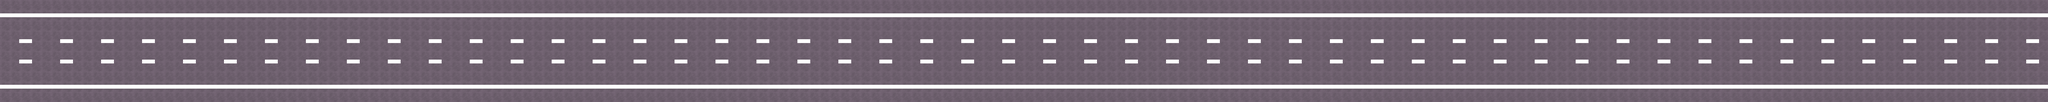

A level layout from a 2D game, rendered from its tile map. Below: a short description, then the map file with tile-grid data replaced by summaries:
An orthogonal 200x10 tile map with 32x32 px tiles, 2 tile layers (Floor, Stripes), 2 tilesets and 839 objects (25x Car1, 2x EnemyCar, PlayerSpawn, TrafficEnd, TrafficStart).

<map version="1.10" tiledversion="1.12.2" orientation="orthogonal" renderorder="right-down" width="200" height="10" tilewidth="32" tileheight="32" infinite="0" nextlayerid="20" nextobjectid="1329">
 <tileset firstgid="1" name="parkinglot" tilewidth="32" tileheight="32" tilecount="400" columns="20">
  <image source="../../tiled/tilesets/parkinglot.png" width="640" height="640" />
  <tile id="23">
   <objectgroup draworder="index" id="2">
    <object id="1" x="2.63636" y="15.1818" width="29.2727" height="6.36364" />
   </objectgroup>
  </tile>
  <tile id="27">
   <objectgroup draworder="index" id="2">
    <object id="2" x="1.0293" y="18.5138" width="29.7695" height="7.32883" />
   </objectgroup>
  </tile>
  <tile id="51">
   <objectgroup draworder="index" id="2">
    <object id="1" x="7.9402" y="24.5111" width="14.894" height="6.36203" />
   </objectgroup>
  </tile>
  <tile id="71">
   <objectgroup draworder="index" id="2">
    <object id="1" x="-0.049318" y="0.147954" width="2.21931" height="31.7115" />
    <object id="2" x="-0.049318" y="-0.049318" width="32.0567" height="0.937042" />
    <object id="3" x="30.8238" y="0.049318" width="1.18363" height="31.9088" />
    <object id="4" x="2.07136" y="0.838406" width="2.81113" height="31.0704" />
   </objectgroup>
  </tile>
  <tile id="89">
   <objectgroup draworder="index" id="3">
    <object id="2" x="0" y="27.4208" width="31.9088" height="4.53726" />
   </objectgroup>
  </tile>
  <tile id="91">
   <objectgroup draworder="index" id="2">
    <object id="1" x="0" y="-0.049318" width="4.9318" height="31.9581" />
    <object id="2" x="-0.049318" y="30.9717" width="4.58658" height="0.838406" />
    <object id="3" x="30.9717" y="0.049318" width="1.03568" height="31.9088" />
   </objectgroup>
  </tile>
 </tileset>
 <tileset firstgid="401" name="TX Tileset Wall" tilewidth="32" tileheight="32" tilecount="256" columns="16">
  <image source="../../tiled/tilesets/basic_pixel_art_topdown/TX Tileset Wall.png" width="512" height="512" />
 </tileset>
 <layer id="13" name="Floor" width="200" height="10">
  <data>[2000 cells, 2000 non-empty, 1 distinct tile ids]</data>
 </layer>
 <layer id="7" name="Stripes" width="200" height="10">
  <data>[2000 cells, 1117 non-empty, 10 distinct tile ids]</data>
 </layer>
 <objectgroup id="18" name="Toolspawn" />
 <objectgroup id="8" name="Objects">
  <object id="448" gid="52" x="1600" y="32" width="32" height="32" />
  <object id="449" gid="52" x="1632" y="32" width="32" height="32" />
  <object id="450" gid="52" x="1664" y="32" width="32" height="32" />
  <object id="451" gid="52" x="1696" y="32" width="32" height="32" />
  <object id="452" gid="52" x="1616" y="25.6667" width="32" height="32" />
  <object id="453" gid="52" x="1648.67" y="25.6667" width="32" height="32" />
  <object id="454" gid="52" x="1679.67" y="26.6667" width="32" height="32" />
  <object id="455" gid="52" x="1712.67" y="26.6667" width="32" height="32" />
  <object id="456" gid="52" x="1472.33" y="32.1667" width="32" height="32" />
  <object id="457" gid="52" x="1504.33" y="32.1667" width="32" height="32" />
  <object id="458" gid="52" x="1536.33" y="32.1667" width="32" height="32" />
  <object id="459" gid="52" x="1568.33" y="32.1667" width="32" height="32" />
  <object id="460" gid="52" x="1488.33" y="25.8333" width="32" height="32" />
  <object id="461" gid="52" x="1521" y="25.8333" width="32" height="32" />
  <object id="462" gid="52" x="1552" y="26.8333" width="32" height="32" />
  <object id="463" gid="52" x="1585" y="26.8333" width="32" height="32" />
  <object id="472" gid="52" x="1344" y="32.1666" width="32" height="32" />
  <object id="473" gid="52" x="1376" y="32.1666" width="32" height="32" />
  <object id="474" gid="52" x="1408" y="32.1666" width="32" height="32" />
  <object id="475" gid="52" x="1440" y="32.1666" width="32" height="32" />
  <object id="476" gid="52" x="1360" y="25.8333" width="32" height="32" />
  <object id="477" gid="52" x="1392.67" y="25.8333" width="32" height="32" />
  <object id="478" gid="52" x="1423.67" y="26.8333" width="32" height="32" />
  <object id="479" gid="52" x="1456.67" y="26.8333" width="32" height="32" />
  <object id="480" gid="52" x="1216.18" y="31.75" width="32" height="32" />
  <object id="481" gid="52" x="1248.18" y="31.75" width="32" height="32" />
  <object id="482" gid="52" x="1280.18" y="31.75" width="32" height="32" />
  <object id="483" gid="52" x="1312.18" y="31.75" width="32" height="32" />
  <object id="484" gid="52" x="1232.18" y="25.4167" width="32" height="32" />
  <object id="485" gid="52" x="1264.85" y="25.4167" width="32" height="32" />
  <object id="486" gid="52" x="1295.85" y="26.4167" width="32" height="32" />
  <object id="487" gid="52" x="1328.85" y="26.4167" width="32" height="32" />
  <object id="488" gid="52" x="1088.51" y="31.9167" width="32" height="32" />
  <object id="489" gid="52" x="1120.51" y="31.9167" width="32" height="32" />
  <object id="490" gid="52" x="1152.51" y="31.9167" width="32" height="32" />
  <object id="491" gid="52" x="1184.51" y="31.9167" width="32" height="32" />
  <object id="492" gid="52" x="1104.51" y="25.5833" width="32" height="32" />
  <object id="493" gid="52" x="1137.18" y="25.5833" width="32" height="32" />
  <object id="494" gid="52" x="1168.18" y="26.5833" width="32" height="32" />
  <object id="495" gid="52" x="1201.18" y="26.5833" width="32" height="32" />
  <object id="496" gid="52" x="960.18" y="31.9166" width="32" height="32" />
  <object id="497" gid="52" x="992.18" y="31.9166" width="32" height="32" />
  <object id="498" gid="52" x="1024.18" y="31.9166" width="32" height="32" />
  <object id="499" gid="52" x="1056.18" y="31.9166" width="32" height="32" />
  <object id="500" gid="52" x="976.18" y="25.5833" width="32" height="32" />
  <object id="501" gid="52" x="1008.85" y="25.5833" width="32" height="32" />
  <object id="502" gid="52" x="1039.85" y="26.5833" width="32" height="32" />
  <object id="503" gid="52" x="1072.85" y="26.5833" width="32" height="32" />
  <object id="504" gid="52" x="2368.24" y="32.5416" width="32" height="32" />
  <object id="505" gid="52" x="2400.24" y="32.5416" width="32" height="32" />
  <object id="506" gid="52" x="2432.24" y="32.5416" width="32" height="32" />
  <object id="507" gid="52" x="2464.24" y="32.5416" width="32" height="32" />
  <object id="508" gid="52" x="2384.24" y="26.2083" width="32" height="32" />
  <object id="509" gid="52" x="2416.91" y="26.2083" width="32" height="32" />
  <object id="510" gid="52" x="2447.91" y="27.2083" width="32" height="32" />
  <object id="511" gid="52" x="2480.91" y="27.2083" width="32" height="32" />
  <object id="512" gid="52" x="2240.57" y="32.7083" width="32" height="32" />
  <object id="513" gid="52" x="2272.57" y="32.7083" width="32" height="32" />
  <object id="514" gid="52" x="2304.57" y="32.7083" width="32" height="32" />
  <object id="515" gid="52" x="2336.57" y="32.7083" width="32" height="32" />
  <object id="516" gid="52" x="2256.57" y="26.3749" width="32" height="32" />
  <object id="517" gid="52" x="2289.24" y="26.3749" width="32" height="32" />
  <object id="518" gid="52" x="2320.24" y="27.3749" width="32" height="32" />
  <object id="519" gid="52" x="2353.24" y="27.3749" width="32" height="32" />
  <object id="520" gid="52" x="2112.24" y="32.7082" width="32" height="32" />
  <object id="521" gid="52" x="2144.24" y="32.7082" width="32" height="32" />
  <object id="522" gid="52" x="2176.24" y="32.7082" width="32" height="32" />
  </objectgroup>
 <objectgroup id="15" name="Interactions" />
 <objectgroup id="14" name="Spawns">
  <!-- 28 objects omitted --></objectgroup>
 <objectgroup id="17" name="Paths" />
 <objectgroup id="10" name="Collisions" />
 <objectgroup id="19" name="Tutorial">
  <!-- 2 objects omitted --></objectgroup>
</map>
<!-- 761 of 839 objects omitted -->
